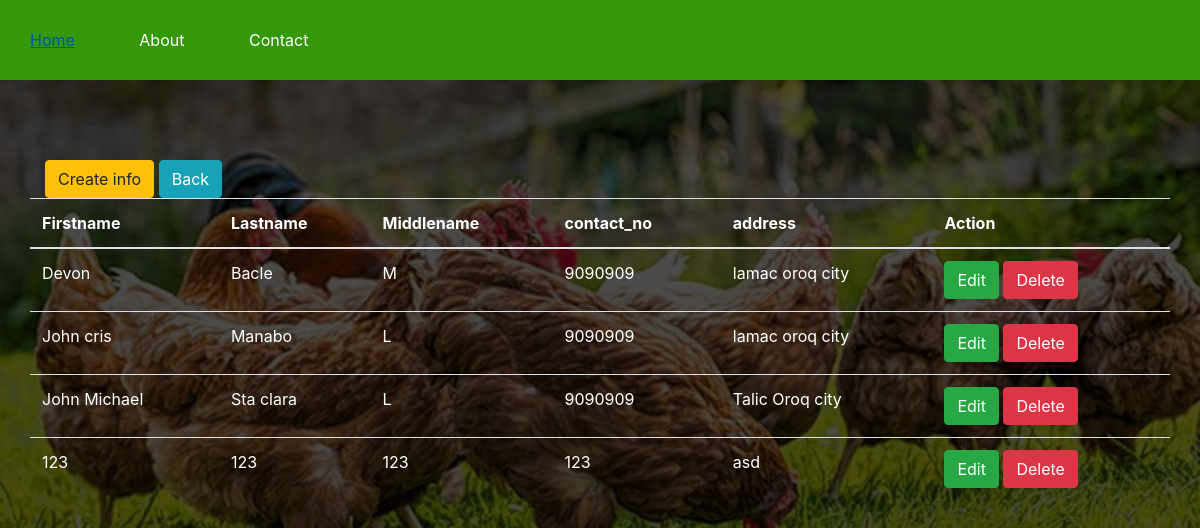
/customercrud.php (signed in), run on the app's committed database.
### tables this page shows
CREATE TABLE `customer` (
  `id` int(100) NOT NULL,
  `userid` int(100) DEFAULT NULL,
  `firstname` varchar(255) DEFAULT NULL,
  `middlename` varchar(255) DEFAULT NULL,
  `lastname` varchar(255) DEFAULT NULL,
  `contact_no` int(255) DEFAULT NULL,
  `address` varchar(255) DEFAULT NULL
);

### customercrud.php (the view, shortened to what this page needs)
<!DOCTYPE html>
<html>
<head>
	<link rel="stylesheet" type="text/css"	href="Css1/side.css">
	<link rel="stylesheet" href="bootstrap/css/bootstrap.min.css">
</head>
<body>
<div id="main">
			<nav>
				<ul>
					<li><a href="front1.php">Home</a></li>
					<li><a href="#">About</a></li>
					<li><a href="#">Contact</a></li>
				</ul>
	</div>
	<?php require_once 'process1.php';?>
	<div class="container">
	<?php
		$mysqli = new mysqli('localhost','root','','registration') or die(mysqli_error($mysqli));
		$username= $_SESSION["username"];
		$result=$mysqli->query("select id from users where username='$username'") or die($mysqli->error);
		if(@count($result)==1)
		{
			$row=$result->fetch_array();
			$userid=$row['id'];
		}
		$result = $mysqli->query("SELECT * FROM customer where userid='$userid'") or die($mysqli->error);
		?>
		<a href="customeradd.php"class="btn btn-warning">Create info</a>
		<a href="index1.php"class="btn btn-info">Back</a>
		<div class="row justify-content-center">
		<br><br><br>
			<table class="table">
				<thead>
					<tr class="text-white">
						<th>Firstname</th>
						<th>Lastname</th>
						<th>Middlename</th>
						<th>contact_no</th>
						<th>address</th>
						<th colspan="2">Action</th>
					</tr>
				</thead>
				<?php
					while($row=$result->fetch_assoc()):?>
						<tr class="text-white">
							<td><?php echo $row['firstname']?></td>
							<td><?php echo $row['lastname']?></td>
							<td><?php echo $row['middlename']?></td>
							<td><?php echo $row['contact_no']?></td>
							<td><?php echo $row['address']?></td>
							<td>
								<a href="customeradd.php?edit=<?php echo $row['id'];?>"
									class="btn btn-success">Edit</a>
								<a href="process1.php?delete=<?php echo $row['id'];?>"
									class="btn btn-danger">Delete</a>
							</td>
						</tr>
						<?php endwhile;?>
			</table>
		</div>
</div>
</body>
</html>

### Css1/side.css (style rules this page uses)
* { margin:0px; padding:0px; }
body { font-size:120%; background:#F8F8FF; background-image:linear-gradient(rgba(0,0,0,0.7),rgba(0,0,0,0.7)), url("../Image chicken/b.jpg"); background-size:cover; }
#main { width:100%; height:20vh; }
nav { width:100%; height:80px; background-color:#349808; line-height:80px; }
nav ul { float:left; margin-right:30px; }
nav ul li { list-style-type: none; display:inline-block; transition:0.8s all; color:#fff }
nav ul li a { text-decoration:none; color:#fff; padding:30px; }
.btn { padding:10px; font-size:15px; color:white; background:#349808; border:none; border-radius:5px; }

### data on the page
customer: firstname "Devon", lastname "Bacle", middlename "M", contact_no "9090909", address "lamac oroq city"
customer: firstname "John cris", lastname "Manabo", middlename "L", contact_no "9090909", address "lamac oroq city"
customer: firstname "John Michael", lastname "Sta clara", middlename "L", contact_no "9090909", address "Talic Oroq city"
customer: firstname "123", lastname "123", middlename "123", contact_no "123", address "asd"
